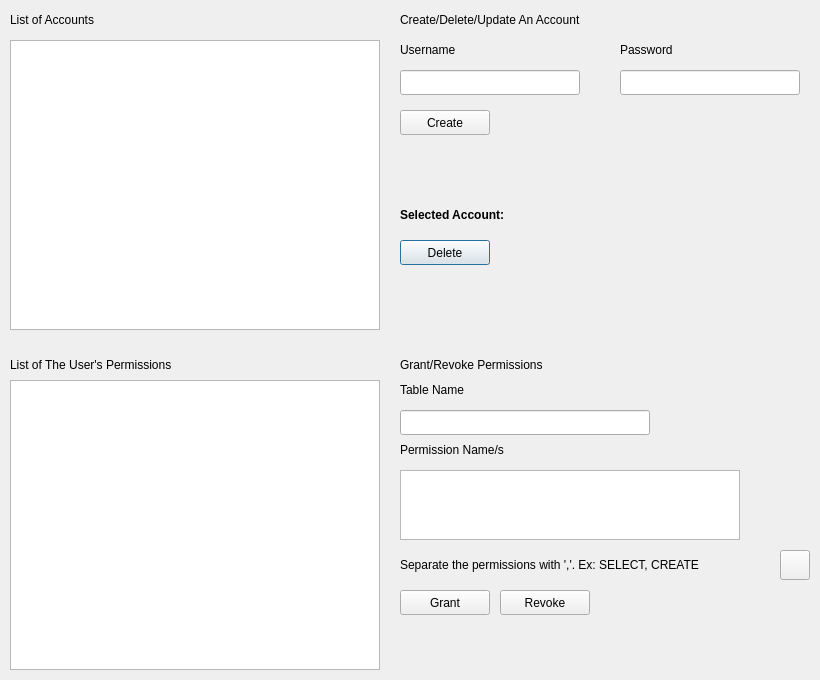
<?xml version="1.0" encoding="UTF-8"?>
<ui version="4.0">
 <class>AccountControlDialog</class>
 <widget class="QDialog" name="AccountControlDialog">
  <property name="geometry">
   <rect>
    <x>0</x>
    <y>0</y>
    <width>820</width>
    <height>680</height>
   </rect>
  </property>
  <property name="windowTitle">
   <string>Account Control Dialog</string>
  </property>
  <property name="toolTip">
   <string>https://dev.mysql.com/doc/refman/8.0/en/privileges-provided.html</string>
  </property>
  <property name="statusTip">
   <string/>
  </property>
  <widget class="QLabel" name="list_of_accounts_header_label">
   <property name="geometry">
    <rect>
     <x>10</x>
     <y>5</y>
     <width>110</width>
     <height>30</height>
    </rect>
   </property>
   <property name="text">
    <string>List of Accounts</string>
   </property>
  </widget>
  <widget class="QListView" name="list_of_accounts_list_view">
   <property name="geometry">
    <rect>
     <x>10</x>
     <y>40</y>
     <width>370</width>
     <height>290</height>
    </rect>
   </property>
  </widget>
  <widget class="QPushButton" name="delete_the_account_button">
   <property name="geometry">
    <rect>
     <x>400</x>
     <y>240</y>
     <width>90</width>
     <height>25</height>
    </rect>
   </property>
   <property name="text">
    <string>Delete</string>
   </property>
  </widget>
  <widget class="QPushButton" name="add_an_account_button">
   <property name="geometry">
    <rect>
     <x>400</x>
     <y>110</y>
     <width>90</width>
     <height>25</height>
    </rect>
   </property>
   <property name="statusTip">
    <string/>
   </property>
   <property name="text">
    <string>Create</string>
   </property>
  </widget>
  <widget class="QLineEdit" name="username_line_edit">
   <property name="geometry">
    <rect>
     <x>400</x>
     <y>70</y>
     <width>180</width>
     <height>25</height>
    </rect>
   </property>
   <property name="toolTip">
    <string>Hint: Enter a username that is already exist to change the account's password.</string>
   </property>
   <property name="statusTip">
    <string/>
   </property>
  </widget>
  <widget class="QLineEdit" name="password_line_edit">
   <property name="geometry">
    <rect>
     <x>620</x>
     <y>70</y>
     <width>180</width>
     <height>25</height>
    </rect>
   </property>
  </widget>
  <widget class="QLabel" name="username_label">
   <property name="geometry">
    <rect>
     <x>400</x>
     <y>40</y>
     <width>110</width>
     <height>20</height>
    </rect>
   </property>
   <property name="text">
    <string>Username</string>
   </property>
  </widget>
  <widget class="QLabel" name="password_label">
   <property name="geometry">
    <rect>
     <x>620</x>
     <y>40</y>
     <width>110</width>
     <height>20</height>
    </rect>
   </property>
   <property name="text">
    <string>Password</string>
   </property>
  </widget>
  <widget class="QLabel" name="create_delete_update_an_account_label">
   <property name="geometry">
    <rect>
     <x>400</x>
     <y>5</y>
     <width>381</width>
     <height>30</height>
    </rect>
   </property>
   <property name="text">
    <string>Create/Delete/Update An Account</string>
   </property>
  </widget>
  <widget class="QLabel" name="selected_account_label">
   <property name="geometry">
    <rect>
     <x>400</x>
     <y>200</y>
     <width>140</width>
     <height>30</height>
    </rect>
   </property>
   <property name="styleSheet">
    <string notr="true">#selected_account_label {
	font-weight: bold;
}</string>
   </property>
   <property name="text">
    <string>Selected Account: </string>
   </property>
  </widget>
  <widget class="QListView" name="list_of_the_users_permissions_list_view">
   <property name="geometry">
    <rect>
     <x>10</x>
     <y>380</y>
     <width>370</width>
     <height>290</height>
    </rect>
   </property>
  </widget>
  <widget class="QLabel" name="list_of_the_users_permissions_label">
   <property name="geometry">
    <rect>
     <x>10</x>
     <y>350</y>
     <width>200</width>
     <height>30</height>
    </rect>
   </property>
   <property name="text">
    <string>List of The User's Permissions</string>
   </property>
  </widget>
  <widget class="QLabel" name="grant_revoke_permissions_label">
   <property name="geometry">
    <rect>
     <x>400</x>
     <y>350</y>
     <width>380</width>
     <height>30</height>
    </rect>
   </property>
   <property name="text">
    <string>Grant/Revoke Permissions</string>
   </property>
  </widget>
  <widget class="QLineEdit" name="table_name_line_edit">
   <property name="geometry">
    <rect>
     <x>400</x>
     <y>410</y>
     <width>250</width>
     <height>25</height>
    </rect>
   </property>
  </widget>
  <widget class="QLabel" name="table_name_label">
   <property name="geometry">
    <rect>
     <x>400</x>
     <y>380</y>
     <width>115</width>
     <height>20</height>
    </rect>
   </property>
   <property name="text">
    <string>Table Name</string>
   </property>
  </widget>
  <widget class="QLabel" name="permission_names">
   <property name="geometry">
    <rect>
     <x>400</x>
     <y>440</y>
     <width>230</width>
     <height>20</height>
    </rect>
   </property>
   <property name="text">
    <string>Permission Name/s</string>
   </property>
  </widget>
  <widget class="QPushButton" name="revoke_permissions_button">
   <property name="geometry">
    <rect>
     <x>500</x>
     <y>590</y>
     <width>90</width>
     <height>25</height>
    </rect>
   </property>
   <property name="text">
    <string>Revoke</string>
   </property>
  </widget>
  <widget class="QLabel" name="create_an_account_info_label">
   <property name="geometry">
    <rect>
     <x>400</x>
     <y>140</y>
     <width>410</width>
     <height>55</height>
    </rect>
   </property>
   <property name="styleSheet">
    <string notr="true">#create_an_account_info_label {
	color: red;
}</string>
   </property>
   <property name="text">
    <string/>
   </property>
   <property name="wordWrap">
    <bool>true</bool>
   </property>
  </widget>
  <widget class="QPushButton" name="grant_permissions_button">
   <property name="geometry">
    <rect>
     <x>400</x>
     <y>590</y>
     <width>90</width>
     <height>25</height>
    </rect>
   </property>
   <property name="text">
    <string>Grant</string>
   </property>
  </widget>
  <widget class="QTextEdit" name="permissions_line_edit">
   <property name="geometry">
    <rect>
     <x>400</x>
     <y>470</y>
     <width>340</width>
     <height>70</height>
    </rect>
   </property>
  </widget>
  <widget class="QLabel" name="permissions_hint_label">
   <property name="geometry">
    <rect>
     <x>400</x>
     <y>550</y>
     <width>371</width>
     <height>30</height>
    </rect>
   </property>
   <property name="text">
    <string>Separate the permissions with ','. Ex: SELECT, CREATE</string>
   </property>
  </widget>
  <widget class="QLabel" name="delete_the_account_info_label">
   <property name="geometry">
    <rect>
     <x>400</x>
     <y>270</y>
     <width>411</width>
     <height>55</height>
    </rect>
   </property>
   <property name="styleSheet">
    <string notr="true">#delete_the_account_info_label {
	color: red;
}</string>
   </property>
   <property name="text">
    <string/>
   </property>
   <property name="wordWrap">
    <bool>true</bool>
   </property>
  </widget>
  <widget class="QLabel" name="selected_account_name_label">
   <property name="geometry">
    <rect>
     <x>540</x>
     <y>200</y>
     <width>200</width>
     <height>30</height>
    </rect>
   </property>
   <property name="text">
    <string/>
   </property>
  </widget>
  <widget class="QLabel" name="permissions_info_label">
   <property name="geometry">
    <rect>
     <x>400</x>
     <y>610</y>
     <width>410</width>
     <height>55</height>
    </rect>
   </property>
   <property name="styleSheet">
    <string notr="true">#permissions_info_label {
	color: red;
}</string>
   </property>
   <property name="text">
    <string/>
   </property>
  </widget>
  <widget class="QPushButton" name="magnifier_button">
   <property name="geometry">
    <rect>
     <x>780</x>
     <y>550</y>
     <width>30</width>
     <height>30</height>
    </rect>
   </property>
   <property name="toolTip">
    <string>https://dev.mysql.com/doc/refman/8.0/en/privileges-provided.html</string>
   </property>
   <property name="styleSheet">
    <string notr="true"/>
   </property>
   <property name="text">
    <string/>
   </property>
   <property name="icon">
    <iconset resource="../resources.qrc">
     <normaloff>:/icons/magnifier.png</normaloff>:/icons/magnifier.png</iconset>
   </property>
  </widget>
 </widget>
 <resources>
  <include location="../resources.qrc"/>
 </resources>
 <connections/>
</ui>
